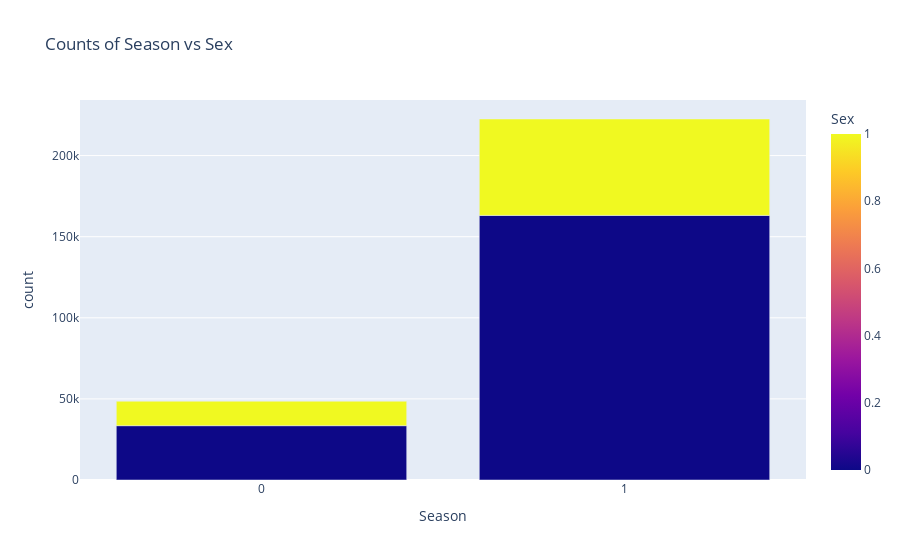

The cell this chart's notebook holds for it:
### Code cell
# bar plot
#count combinations
counts = df.groupby(['Season', 'Sex']).size().reset_index(name='count')

# Bar chart
fig = px.bar(counts, x='Season', y='count', color='Sex', barmode='group',
             title='Counts of Season vs Sex')
fig.show()

### Figure 1 — Plotly figure (JSON) as saved in the notebook; plotly's stock layout.template omitted (floating-point values rounded to 4 significant figures)
{"data": [{"alignmentgroup": "True", "hovertemplate": "Season=%{x}<br>count=%{y}<br>Sex=%{marker.color}<extra></extra>", "legendgroup": "", "marker": {"color": [0, 1, 0, 1], "coloraxis": "coloraxis", "pattern": {"shape": ""}}, "name": "", "offsetgroup": "", "orientation": "v", "showlegend": false, "textposition": "auto", "type": "bar", "x": [0, 0, 1, 1], "xaxis": "x", "y": [33485, 15079, 163109, 59443], "yaxis": "y"}], "layout": {"autosize": true, "barmode": "group", "coloraxis": {"colorbar": {"title": {"text": "Sex"}}, "colorscale": [[0, "#0d0887"], [0.1111, "#46039f"], [0.2222, "#7201a8"], [0.3333, "#9c179e"], [0.4444, "#bd3786"], [0.5556, "#d8576b"], [0.6667, "#ed7953"], [0.7778, "#fb9f3a"], [0.8889, "#fdca26"], [1, "#f0f921"]]}, "legend": {"tracegroupgap": 0}, "title": {"text": "Counts of Season vs Sex"}, "xaxis": {"anchor": "y", "autorange": true, "domain": [0, 1], "range": [-0.5, 1.5], "title": {"text": "Season"}, "type": "linear"}, "yaxis": {"anchor": "x", "autorange": true, "domain": [0, 1], "range": [0, 234300.0], "title": {"text": "count"}, "type": "linear"}}}
